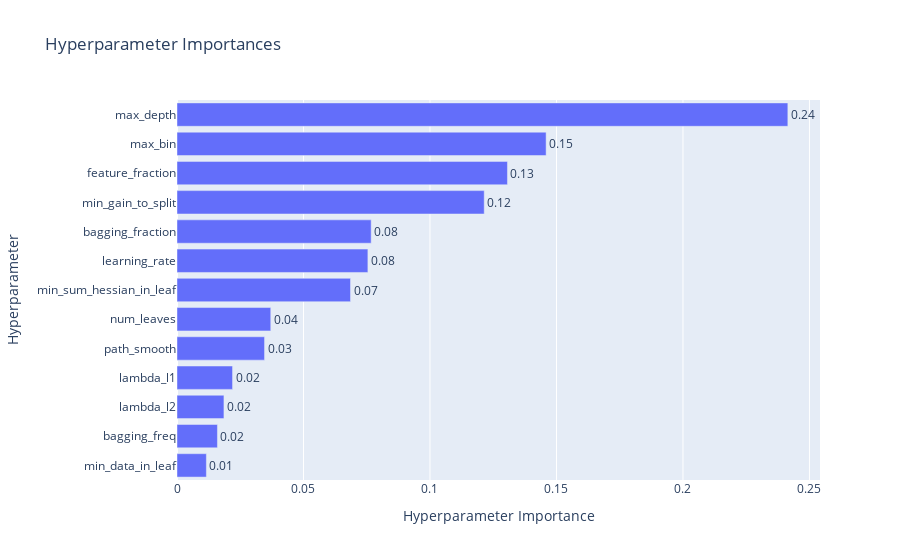
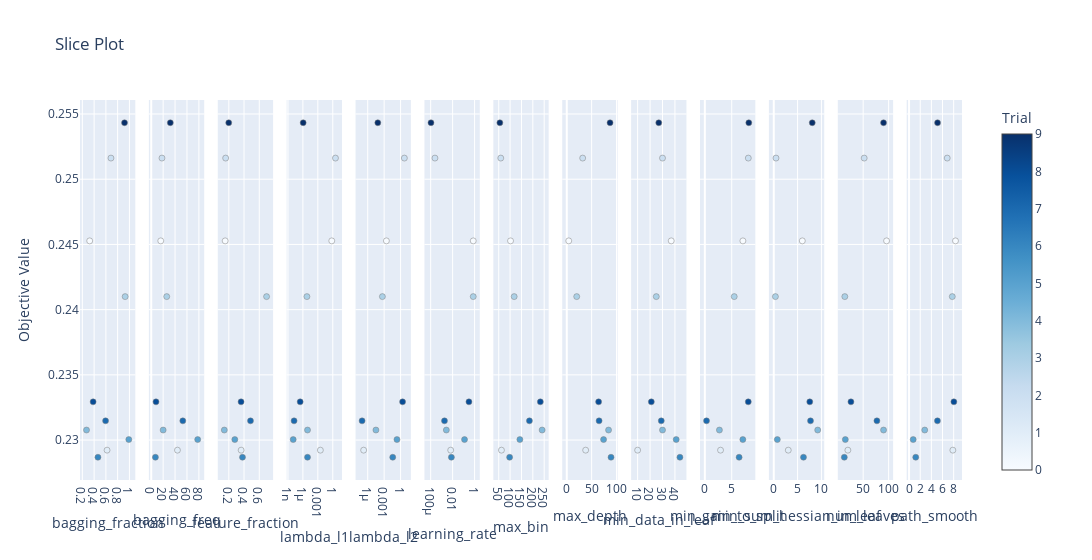

The notebook cell saved with these charts, in order:
### Code cell
memo = "add last race results, bloods infomation with standardize, in JV dataset. n_rials=50."
model, df_pred = model_tuner.simple_lightGBM(df4, feature_col2, memo=memo, n_trials=10, save_result=False, visualization=True)

### Figure 1 — Plotly figure (JSON) as saved in the notebook; plotly's stock layout.template omitted (floating-point values rounded to 4 significant figures)
{"data": [{"cliponaxis": false, "hovertemplate": ["min_data_in_leaf (IntDistribution): 0.011613014316308127<extra></extra>", "bagging_freq (IntDistribution): 0.015987163865774496<extra></extra>", "lambda_l2 (FloatDistribution): 0.018554729929473265<extra></extra>", "lambda_l1 (FloatDistribution): 0.021957853045060215<extra></extra>", "path_smooth (FloatDistribution): 0.03460521842942384<extra></extra>", "num_leaves (IntDistribution): 0.03705678921886561<extra></extra>", "min_sum_hessian_in_leaf (FloatDistribution): 0.06858545487602749<extra></extra>", "learning_rate (FloatDistribution): 0.0754566249795283<extra></extra>", "bagging_fraction (FloatDistribution): 0.07675056893063573<extra></extra>", "min_gain_to_split (FloatDistribution): 0.12144323690312324<extra></extra>", "feature_fraction (FloatDistribution): 0.13062533166248552<extra></extra>", "max_bin (IntDistribution): 0.14590610426366746<extra></extra>", "max_depth (IntDistribution): 0.24145790957962662<extra></extra>"], "name": "Objective Value", "orientation": "h", "text": ["0.01", "0.02", "0.02", "0.02", "0.03", "0.04", "0.07", "0.08", "0.08", "0.12", "0.13", "0.15", "0.24"], "textposition": "outside", "type": "bar", "x": [0.01161, 0.01599, 0.01855, 0.02196, 0.03461, 0.03706, 0.06859, 0.07546, 0.07675, 0.1214, 0.1306, 0.1459, 0.2415], "y": ["min_data_in_leaf", "bagging_freq", "lambda_l2", "lambda_l1", "path_smooth", "num_leaves", "min_sum_hessian_in_leaf", "learning_rate", "bagging_fraction", "min_gain_to_split", "feature_fraction", "max_bin", "max_depth"]}], "layout": {"title": {"text": "Hyperparameter Importances"}, "xaxis": {"title": {"text": "Hyperparameter Importance"}}, "yaxis": {"title": {"text": "Hyperparameter"}}}}

### Figure 2 — Plotly figure (JSON) as saved in the notebook; plotly's stock layout.template omitted (floating-point values rounded to 4 significant figures)
{"data": [{"marker": {"color": [0, 1, 2, 3, 4, 5, 6, 7, 8, 9], "colorbar": {"title": {"text": "Trial"}, "x": 1, "xpad": 40}, "colorscale": [[0, "rgb(247,251,255)"], [0.125, "rgb(222,235,247)"], [0.25, "rgb(198,219,239)"], [0.375, "rgb(158,202,225)"], [0.5, "rgb(107,174,214)"], [0.625, "rgb(66,146,198)"], [0.75, "rgb(33,113,181)"], [0.875, "rgb(8,81,156)"], [1, "rgb(8,48,107)"]], "line": {"color": "Grey", "width": 0.5}, "showscale": true}, "mode": "markers", "name": "Feasible Trial", "showlegend": false, "type": "scatter", "x": [0.3248, 0.6198, 0.686, 0.9275, 0.2708, 0.9895, 0.4647, 0.595, 0.383, 0.9169], "xaxis": "x", "y": [0.2453, 0.2292, 0.2516, 0.241, 0.2308, 0.23, 0.2287, 0.2315, 0.2329, 0.2543], "yaxis": "y"}, {"marker": {"color": [0, 1, 2, 3, 4, 5, 6, 7, 8, 9], "colorbar": {"title": {"text": "Trial"}, "x": 1, "xpad": 40}, "colorscale": [[0, "rgb(247,251,255)"], [0.125, "rgb(222,235,247)"], [0.25, "rgb(198,219,239)"], [0.375, "rgb(158,202,225)"], [0.5, "rgb(107,174,214)"], [0.625, "rgb(66,146,198)"], [0.75, "rgb(33,113,181)"], [0.875, "rgb(8,81,156)"], [1, "rgb(8,48,107)"]], "line": {"color": "Grey", "width": 0.5}, "showscale": false}, "mode": "markers", "name": "Feasible Trial", "showlegend": false, "type": "scatter", "x": [16, 44, 18, 26, 20, 78, 7, 53, 8, 32], "xaxis": "x2", "y": [0.2453, 0.2292, 0.2516, 0.241, 0.2308, 0.23, 0.2287, 0.2315, 0.2329, 0.2543], "yaxis": "y2"}, {"marker": {"color": [0, 1, 2, 3, 4, 5, 6, 7, 8, 9], "colorbar": {"title": {"text": "Trial"}, "x": 1, "xpad": 40}, "colorscale": [[0, "rgb(247,251,255)"], [0.125, "rgb(222,235,247)"], [0.25, "rgb(198,219,239)"], [0.375, "rgb(158,202,225)"], [0.5, "rgb(107,174,214)"], [0.625, "rgb(66,146,198)"], [0.75, "rgb(33,113,181)"], [0.875, "rgb(8,81,156)"], [1, "rgb(8,48,107)"]], "line": {"color": "Grey", "width": 0.5}, "showscale": false}, "mode": "markers", "name": "Feasible Trial", "showlegend": false, "type": "scatter", "x": [0.1523, 0.3621, 0.1585, 0.6963, 0.1407, 0.2788, 0.3799, 0.4848, 0.3608, 0.199], "xaxis": "x3", "y": [0.2453, 0.2292, 0.2516, 0.241, 0.2308, 0.23, 0.2287, 0.2315, 0.2329, 0.2543], "yaxis": "y3"}, {"marker": {"color": [0, 1, 2, 3, 4, 5, 6, 7, 8, 9], "colorbar": {"title": {"text": "Trial"}, "x": 1, "xpad": 40}, "colorscale": [[0, "rgb(247,251,255)"], [0.125, "rgb(222,235,247)"], [0.25, "rgb(198,219,239)"], [0.375, "rgb(158,202,225)"], [0.5, "rgb(107,174,214)"], [0.625, "rgb(66,146,198)"], [0.75, "rgb(33,113,181)"], [0.875, "rgb(8,81,156)"], [1, "rgb(8,48,107)"]], "line": {"color": "Grey", "width": 0.5}, "showscale": false}, "mode": "markers", "name": "Feasible Trial", "showlegend": false, "type": "scatter", "x": [0.6246, 0.003211, 3.467, 6.389e-06, 8.472e-06, 1.121e-08, 8.446e-06, 1.693e-08, 2.825e-07, 1.126e-06], "xaxis": "x4", "y": [0.2453, 0.2292, 0.2516, 0.241, 0.2308, 0.23, 0.2287, 0.2315, 0.2329, 0.2543], "yaxis": "y4"}, {"marker": {"color": [0, 1, 2, 3, 4, 5, 6, 7, 8, 9], "colorbar": {"title": {"text": "Trial"}, "x": 1, "xpad": 40}, "colorscale": [[0, "rgb(247,251,255)"], [0.125, "rgb(222,235,247)"], [0.25, "rgb(198,219,239)"], [0.375, "rgb(158,202,225)"], [0.5, "rgb(107,174,214)"], [0.625, "rgb(66,146,198)"], [0.75, "rgb(33,113,181)"], [0.875, "rgb(8,81,156)"], [1, "rgb(8,48,107)"]], "line": {"color": "Grey", "width": 0.5}, "showscale": false}, "mode": "markers", "name": "Feasible Trial", "showlegend": false, "type": "scatter", "x": [0.002571, 1.801e-07, 4.906, 0.0004793, 3.148e-05, 0.2183, 0.03685, 9.355e-08, 2.33, 6.982e-05], "xaxis": "x5", "y": [0.2453, 0.2292, 0.2516, 0.241, 0.2308, 0.23, 0.2287, 0.2315, 0.2329, 0.2543], "yaxis": "y5"}, {"marker": {"color": [0, 1, 2, 3, 4, 5, 6, 7, 8, 9], "colorbar": {"title": {"text": "Trial"}, "x": 1, "xpad": 40}, "colorscale": [[0, "rgb(247,251,255)"], [0.125, "rgb(222,235,247)"], [0.25, "rgb(198,219,239)"], [0.375, "rgb(158,202,225)"], [0.5, "rgb(107,174,214)"], [0.625, "rgb(66,146,198)"], [0.75, "rgb(33,113,181)"], [0.875, "rgb(8,81,156)"], [1, "rgb(8,48,107)"]], "line": {"color": "Grey", "width": 0.5}, "showscale": false}, "mode": "markers", "name": "Feasible Trial", "showlegend": false, "type": "scatter", "x": [0.7579, 0.006672, 0.0002459, 0.7557, 0.002673, 0.1216, 0.007742, 0.001809, 0.3061, 0.0001066], "xaxis": "x6", "y": [0.2453, 0.2292, 0.2516, 0.241, 0.2308, 0.23, 0.2287, 0.2315, 0.2329, 0.2543], "yaxis": "y6"}, {"marker": {"color": [0, 1, 2, 3, 4, 5, 6, 7, 8, 9], "colorbar": {"title": {"text": "Trial"}, "x": 1, "xpad": 40}, "colorscale": [[0, "rgb(247,251,255)"], [0.125, "rgb(222,235,247)"], [0.25, "rgb(198,219,239)"], [0.375, "rgb(158,202,225)"], [0.5, "rgb(107,174,214)"], [0.625, "rgb(66,146,198)"], [0.75, "rgb(33,113,181)"], [0.875, "rgb(8,81,156)"], [1, "rgb(8,48,107)"]], "line": {"color": "Grey", "width": 0.5}, "showscale": false}, "mode": "markers", "name": "Feasible Trial", "showlegend": false, "type": "scatter", "x": [102, 62, 59, 118, 241, 143, 98, 185, 233, 55], "xaxis": "x7", "y": [0.2453, 0.2292, 0.2516, 0.241, 0.2308, 0.23, 0.2287, 0.2315, 0.2329, 0.2543], "yaxis": "y7"}, {"marker": {"color": [0, 1, 2, 3, 4, 5, 6, 7, 8, 9], "colorbar": {"title": {"text": "Trial"}, "x": 1, "xpad": 40}, "colorscale": [[0, "rgb(247,251,255)"], [0.125, "rgb(222,235,247)"], [0.25, "rgb(198,219,239)"], [0.375, "rgb(158,202,225)"], [0.5, "rgb(107,174,214)"], [0.625, "rgb(66,146,198)"], [0.75, "rgb(33,113,181)"], [0.875, "rgb(8,81,156)"], [1, "rgb(8,48,107)"]], "line": {"color": "Grey", "width": 0.5}, "showscale": false}, "mode": "markers", "name": "Feasible Trial", "showlegend": false, "type": "scatter", "x": [4, 38, 32, 20, 84, 74, 89, 65, 64, 87], "xaxis": "x8", "y": [0.2453, 0.2292, 0.2516, 0.241, 0.2308, 0.23, 0.2287, 0.2315, 0.2329, 0.2543], "yaxis": "y8"}, {"marker": {"color": [0, 1, 2, 3, 4, 5, 6, 7, 8, 9], "colorbar": {"title": {"text": "Trial"}, "x": 1, "xpad": 40}, "colorscale": [[0, "rgb(247,251,255)"], [0.125, "rgb(222,235,247)"], [0.25, "rgb(198,219,239)"], [0.375, "rgb(158,202,225)"], [0.5, "rgb(107,174,214)"], [0.625, "rgb(66,146,198)"], [0.75, "rgb(33,113,181)"], [0.875, "rgb(8,81,156)"], [1, "rgb(8,48,107)"]], "line": {"color": "Grey", "width": 0.5}, "showscale": false}, "mode": "markers", "name": "Feasible Trial", "showlegend": false, "type": "scatter", "x": [37, 10, 30, 25, 30, 41, 44, 29, 21, 27], "xaxis": "x9", "y": [0.2453, 0.2292, 0.2516, 0.241, 0.2308, 0.23, 0.2287, 0.2315, 0.2329, 0.2543], "yaxis": "y9"}, {"marker": {"color": [0, 1, 2, 3, 4, 5, 6, 7, 8, 9], "colorbar": {"title": {"text": "Trial"}, "x": 1, "xpad": 40}, "colorscale": [[0, "rgb(247,251,255)"], [0.125, "rgb(222,235,247)"], [0.25, "rgb(198,219,239)"], [0.375, "rgb(158,202,225)"], [0.5, "rgb(107,174,214)"], [0.625, "rgb(66,146,198)"], [0.75, "rgb(33,113,181)"], [0.875, "rgb(8,81,156)"], [1, "rgb(8,48,107)"]], "line": {"color": "Grey", "width": 0.5}, "showscale": false}, "mode": "markers", "name": "Feasible Trial", "showlegend": false, "type": "scatter", "x": [7.081, 2.921, 8.084, 5.467, 2.713, 7.069, 6.376, 0.3143, 8.081, 8.18], "xaxis": "x10", "y": [0.2453, 0.2292, 0.2516, 0.241, 0.2308, 0.23, 0.2287, 0.2315, 0.2329, 0.2543], "yaxis": "y10"}, {"marker": {"color": [0, 1, 2, 3, 4, 5, 6, 7, 8, 9], "colorbar": {"title": {"text": "Trial"}, "x": 1, "xpad": 40}, "colorscale": [[0, "rgb(247,251,255)"], [0.125, "rgb(222,235,247)"], [0.25, "rgb(198,219,239)"], [0.375, "rgb(158,202,225)"], [0.5, "rgb(107,174,214)"], [0.625, "rgb(66,146,198)"], [0.75, "rgb(33,113,181)"], [0.875, "rgb(8,81,156)"], [1, "rgb(8,48,107)"]], "line": {"color": "Grey", "width": 0.5}, "showscale": false}, "mode": "markers", "name": "Feasible Trial", "showlegend": false, "type": "scatter", "x": [5.987, 3.042, 0.4645, 0.3439, 9.219, 0.7455, 6.233, 7.71, 7.556, 8.074], "xaxis": "x11", "y": [0.2453, 0.2292, 0.2516, 0.241, 0.2308, 0.23, 0.2287, 0.2315, 0.2329, 0.2543], "yaxis": "y11"}, {"marker": {"color": [0, 1, 2, 3, 4, 5, 6, 7, 8, 9], "colorbar": {"title": {"text": "Trial"}, "x": 1, "xpad": 40}, "colorscale": [[0, "rgb(247,251,255)"], [0.125, "rgb(222,235,247)"], [0.25, "rgb(198,219,239)"], [0.375, "rgb(158,202,225)"], [0.5, "rgb(107,174,214)"], [0.625, "rgb(66,146,198)"], [0.75, "rgb(33,113,181)"], [0.875, "rgb(8,81,156)"], [1, "rgb(8,48,107)"]], "line": {"color": "Grey", "width": 0.5}, "showscale": false}, "mode": "markers", "name": "Feasible Trial", "showlegend": false, "type": "scatter", "x": [96, 20, 52, 14, 90, 15, 13, 77, 26, 90], "xaxis": "x12", "y": [0.2453, 0.2292, 0.2516, 0.241, 0.2308, 0.23, 0.2287, 0.2315, 0.2329, 0.2543], "yaxis": "y12"}, {"marker": {"color": [0, 1, 2, 3, 4, 5, 6, 7, 8, 9], "colorbar": {"title": {"text": "Trial"}, "x": 1, "xpad": 40}, "colorscale": [[0, "rgb(247,251,255)"], [0.125, "rgb(222,235,247)"], [0.25, "rgb(198,219,239)"], [0.375, "rgb(158,202,225)"], [0.5, "rgb(107,174,214)"], [0.625, "rgb(66,146,198)"], [0.75, "rgb(33,113,181)"], [0.875, "rgb(8,81,156)"], [1, "rgb(8,48,107)"]], "line": {"color": "Grey", "width": 0.5}, "showscale": false}, "mode": "markers", "name": "Feasible Trial", "showlegend": false, "type": "scatter", "x": [8.324, 7.852, 6.842, 7.751, 2.809, 0.7404, 1.196, 5.086, 8.037, 5.107], "xaxis": "x13", "y": [0.2453, 0.2292, 0.2516, 0.241, 0.2308, 0.23, 0.2287, 0.2315, 0.2329, 0.2543], "yaxis": "y13"}], "layout": {"title": {"text": "Slice Plot"}, "width": 3900, "xaxis": {"anchor": "y", "domain": [0, 0.06272], "title": {"text": "bagging_fraction"}}, "xaxis10": {"anchor": "y10", "domain": [0.703, 0.7657], "title": {"text": "min_gain_to_split"}}, "xaxis11": {"anchor": "y11", "domain": [0.7811, 0.8438], "title": {"text": "min_sum_hessian_in_leaf"}}, "xaxis12": {"anchor": "y12", "domain": [0.8592, 0.9219], "title": {"text": "num_leaves"}}, "xaxis13": {"anchor": "y13", "domain": [0.9373, 1.0], "title": {"text": "path_smooth"}}, "xaxis2": {"anchor": "y2", "domain": [0.07811, 0.1408], "title": {"text": "bagging_freq"}}, "xaxis3": {"anchor": "y3", "domain": [0.1562, 0.2189], "title": {"text": "feature_fraction"}}, "xaxis4": {"anchor": "y4", "domain": [0.2343, 0.297], "title": {"text": "lambda_l1"}, "type": "log"}, "xaxis5": {"anchor": "y5", "domain": [0.3124, 0.3751], "title": {"text": "lambda_l2"}, "type": "log"}, "xaxis6": {"anchor": "y6", "domain": [0.3905, 0.4533], "title": {"text": "learning_rate"}, "type": "log"}, "xaxis7": {"anchor": "y7", "domain": [0.4686, 0.5314], "title": {"text": "max_bin"}}, "xaxis8": {"anchor": "y8", "domain": [0.5467, 0.6095], "title": {"text": "max_depth"}}, "xaxis9": {"anchor": "y9", "domain": [0.6249, 0.6876], "title": {"text": "min_data_in_leaf"}}, "yaxis": {"anchor": "x", "domain": [0, 1], "title": {"text": "Objective Value"}}, "yaxis10": {"anchor": "x10", "domain": [0, 1], "matches": "y", "showticklabels": false}, "yaxis11": {"anchor": "x11", "domain": [0, 1], "matches": "y", "showticklabels": false}, "yaxis12": {"anchor": "x12", "domain": [0, 1], "matches": "y", "showticklabels": false}, "yaxis13": {"anchor": "x13", "domain": [0, 1], "matches": "y", "showticklabels": false}, "yaxis2": {"anchor": "x2", "domain": [0, 1], "matches": "y", "showticklabels": false}, "yaxis3": {"anchor": "x3", "domain": [0, 1], "matches": "y", "showticklabels": false}, "yaxis4": {"anchor": "x4", "domain": [0, 1], "matches": "y", "showticklabels": false}, "yaxis5": {"anchor": "x5", "domain": [0, 1], "matches": "y", "showticklabels": false}, "yaxis6": {"anchor": "x6", "domain": [0, 1], "matches": "y", "showticklabels": false}, "yaxis7": {"anchor": "x7", "domain": [0, 1], "matches": "y", "showticklabels": false}, "yaxis8": {"anchor": "x8", "domain": [0, 1], "matches": "y", "showticklabels": false}, "yaxis9": {"anchor": "x9", "domain": [0, 1], "matches": "y", "showticklabels": false}}}
